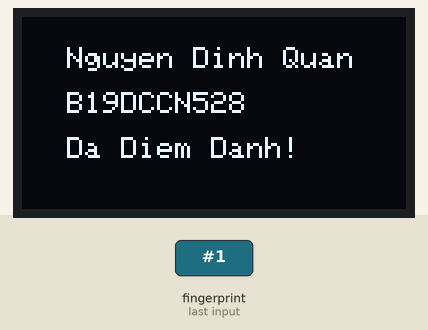
A sketch run on a simulated ESP8266 (NodeMCU). On the bench: 128×64 one-colour display. The inputs (shaded band) are chosen by the test bench. WiFi joins after 1.5 s; servers stay silent unless stated; what the sketch prints to the serial monitor is not drawn.

3.9 s: finger stored as number 1 placed on the sensor
Above: at 5.0 s.
Timing chart, 0 to 6.9 s (numbered marks = the images above; inputs shaded):
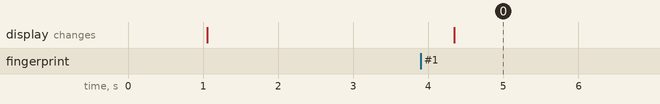

The sketch:

CodeBTL_HeThongNhung.ino
```cpp
#include <Wire.h>
#include <Adafruit_GFX.h>
#include <Adafruit_SSD1306.h>
#include <ESP8266WiFi.h>
#include <Adafruit_Fingerprint.h>
#include <SoftwareSerial.h>

//thu vien gui email
#include <Arduino.h>
#include <ESP8266WiFi.h>
#include <ESP_Mail_Client.h>

#define WIFI_SSID "VIETTEL_QUY"
#define WIFI_PASSWORD "123456789"
#define SMTP_server "smtp.gmail.com"
#define SMTP_Port 465
#define sender_email "ndq8112001@gmail.com"
#define sender_password "mglvccncpkgqntva"
#define Recipient_email "ndq.domin@gmail.com"

SMTPSession smtp;

//setup màn OLED
#define OLED_RESET -1
#define SCREEN_WIDTH 128 // chiều ngang màn hình OLED
#define SCREEN_HEIGHT 64 // chiều dọc màn OLED
#define SCREEN_ADDRESS 0x3C
Adafruit_SSD1306 display(SCREEN_WIDTH, SCREEN_HEIGHT, &Wire, OLED_RESET);

SoftwareSerial mySerial(13, 15);
int fID = 0; // lấy id vân tay
String name; // lấy tên sinh viên
String msv; //lấy mã sv

Adafruit_Fingerprint finger = Adafruit_Fingerprint(&mySerial);

void setup(){
  //Fingerprint sensor module setup
  Serial.begin(9600);
  // set the data rate for the sensor serial port
  finger.begin(57600);

  if (finger.verifyPassword()) {
    Serial.println("Found fingerprint sensor!");
  }
  else {
    Serial.println("Did not find fingerprint sensor :(");
    while (1) { delay(1); }
  }
  //OLED display setup
  Wire.begin();
  display.begin(SSD1306_SWITCHCAPVCC, 0x3C);
  //displays main screen
  setManHinhChinh();
  //khoi tao wifi
  Serial.println();
  Serial.print("Connecting...");
  WiFi.begin(WIFI_SSID, WIFI_PASSWORD);
  while (WiFi.status() != WL_CONNECTED){
    Serial.print(".");
    delay(200);
  }
  Serial.println("");
  Serial.println("WiFi connected.");
  Serial.println("IP address: ");
  Serial.println(WiFi.localIP());
  Serial.println();
  smtp.debug(1);
}

String getName(int fingerID) {
  String names[] = {"Nguyen Dinh Quan", "Nguyen Hoang Viet", "Phan Vuong Bao", "Nguyen Xuan Khoa"}; //Mảng lưu trữ thông tin tên sinh viên
  if (fingerID < 1 || fingerID > sizeof(names)) {
    return "Unknown"; //Trả về "Unknown" nếu không tìm thấy ID của sinh viên trong mảng
  } else {
    return names[fingerID - 1]; //Trả về tên của sinh viên tương ứng với ID của vân tay
  }
}
String getMSV(int fingerID) {
  String msv[] = {"B19DCCN528", "B19DCCN714", "B19DCCN096", "B19DCCN069"};
  if (fingerID < 1 || fingerID > sizeof(msv)) {
    return "Unknown";
  } else {
    return msv[fingerID - 1];
  }
}

void loop(){
  fID = getFingerprintID();
  name = getName(fID);
  msv = getMSV(fID);
  setManHinhChinh();
  if(fID == -1){
    setManHinhChinh();
  }
  else if(fID == 0){
    hienThiWrongFingerprint();
  }
  else{
    hienThiDiemDanh(name, msv);
    GuiEmail(name, msv);
  }
}

// returns -1 if failed, otherwise returns ID #
int getFingerprintID() {
  int id = -1;
  if(finger.getImage() == FINGERPRINT_OK && finger.image2Tz() == FINGERPRINT_OK){
    int result = finger.fingerFastSearch();
    if (result == FINGERPRINT_OK) {
      id = finger.fingerID;
      Serial.print("Found ID #");
      Serial.print(id);
      Serial.print(" with confidence of ");
      Serial.println(finger.confidence);
    } else if (result == FINGERPRINT_NOTFOUND) {
      Serial.println("Fingerprint not found");
      id = 0;
    }
  }
  return id;
}
void hienThiDiemDanh(String name, String msv){
  delay(50);
  display.clearDisplay();
  display.setTextColor(WHITE);
  display.setTextSize(1.5);
  display.setCursor(15,10);
  display.print(name);
  display.setCursor(15,25);
  display.print(msv);
  display.setCursor(15,40);
  display.print("Da Diem Danh!");
  display.display();
  delay(5000);
}
void hienThiWrongFingerprint(){
  delay(50);
  display.clearDisplay();
  display.setTextColor(WHITE);
  display.setTextSize(1.5);
  display.setCursor(15,25);
  display.print("Van tay khong khop");
  display.display();
  delay(3000);
}

void setManHinhChinh(){
  display.clearDisplay();
  display.setTextSize(1);
  display.setTextColor(WHITE);
  display.setCursor(15,20);
  display.println("Hay Nhap Van Tay !");
  display.setTextSize(1);
  display.setTextColor(WHITE);
  display.setCursor(52,35);
  display.println("...");
  display.display();
  delay(0);
}

// gui email
void GuiEmail(String name, String msv){
  ESP_Mail_Session session;
  session.server.host_name = SMTP_server ;
  session.server.port = SMTP_Port;
  session.login.email = sender_email;
  session.login.password = sender_password;
  session.login.user_domain = "";

  //khoi tao tin nhan
  SMTP_Message message;

  message.sender.name = "QUẢN LÝ SINH VIÊN";
  message.sender.email = sender_email;
  message.subject = "Thông Báo Điểm Danh";
  message.addRecipient("Quan",Recipient_email);

  String textMsg = name + " - " + msv + " đã điểm danh!";
  message.text.content = textMsg.c_str();
  message.text.charSet = "us-ascii";
  message.text.transfer_encoding = Content_Transfer_Encoding::enc_7bit;

  //gửi tin nhắn đến email giáo viên
  if (!smtp.connect(&session))
    return;
  if (!MailClient.sendMail(&smtp, &message))
    Serial.println("Error sending Email, " + smtp.errorReason());
}
```

Measured:
- after the input at 3.9 s, the display: changes after 0.45 s (image 0)
